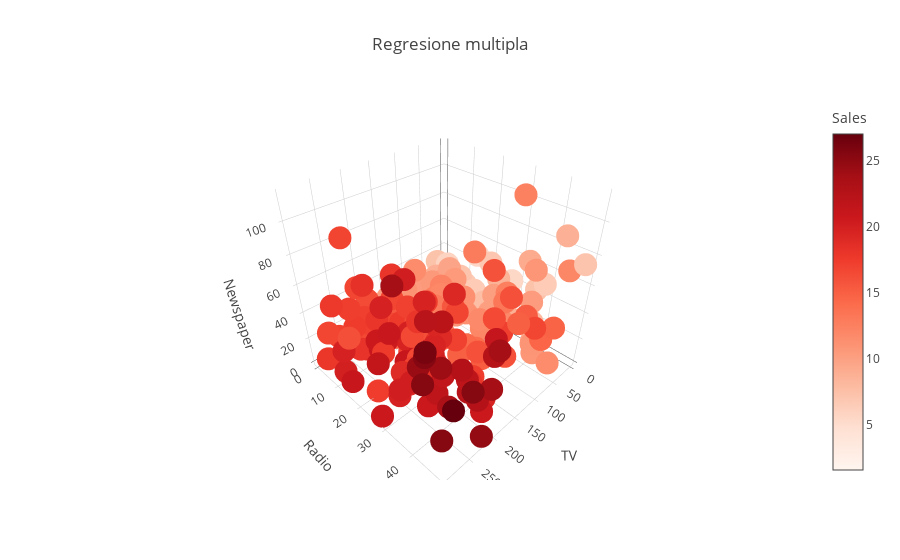

The cell this chart's notebook holds for it:
### Code cell
import plotly.express as px

fig = px.scatter_3d(df, x='TV', y='Radio', z='Newspaper', color='Sales', color_continuous_scale='Reds', title='Regresione multipla')
fig.update_layout(
    scene=dict(
        xaxis_title='TV',
        yaxis_title='Radio',
        zaxis_title='Newspaper'
    )
)

fig.show()

### Figure 1 — Plotly figure (JSON) as saved in the notebook; plotly's stock layout.template omitted (floating-point values rounded to 4 significant figures; data arrays with more than 128 entries replaced by an {"elided": "..."} marker saying what was removed)
{"data": [{"hovertemplate": "TV=%{x}<br>Radio=%{y}<br>Newspaper=%{z}<br>Sales=%{marker.color}<extra></extra>", "legendgroup": "", "marker": {"color": {"elided": "200 float values"}, "coloraxis": "coloraxis", "symbol": "circle"}, "mode": "markers", "name": "", "scene": "scene", "showlegend": false, "type": "scatter3d", "x": {"elided": "200 float values"}, "y": {"elided": "200 float values"}, "z": {"elided": "200 float values"}}], "layout": {"coloraxis": {"colorbar": {"title": {"text": "Sales"}}, "colorscale": [[0, "rgb(255,245,240)"], [0.125, "rgb(254,224,210)"], [0.25, "rgb(252,187,161)"], [0.375, "rgb(252,146,114)"], [0.5, "rgb(251,106,74)"], [0.625, "rgb(239,59,44)"], [0.75, "rgb(203,24,29)"], [0.875, "rgb(165,15,21)"], [1, "rgb(103,0,13)"]]}, "legend": {"tracegroupgap": 0}, "scene": {"domain": {"x": [0, 1], "y": [0, 1]}, "xaxis": {"title": {"text": "TV"}}, "yaxis": {"title": {"text": "Radio"}}, "zaxis": {"title": {"text": "Newspaper"}}}, "title": {"text": "Regresione multipla"}}}
